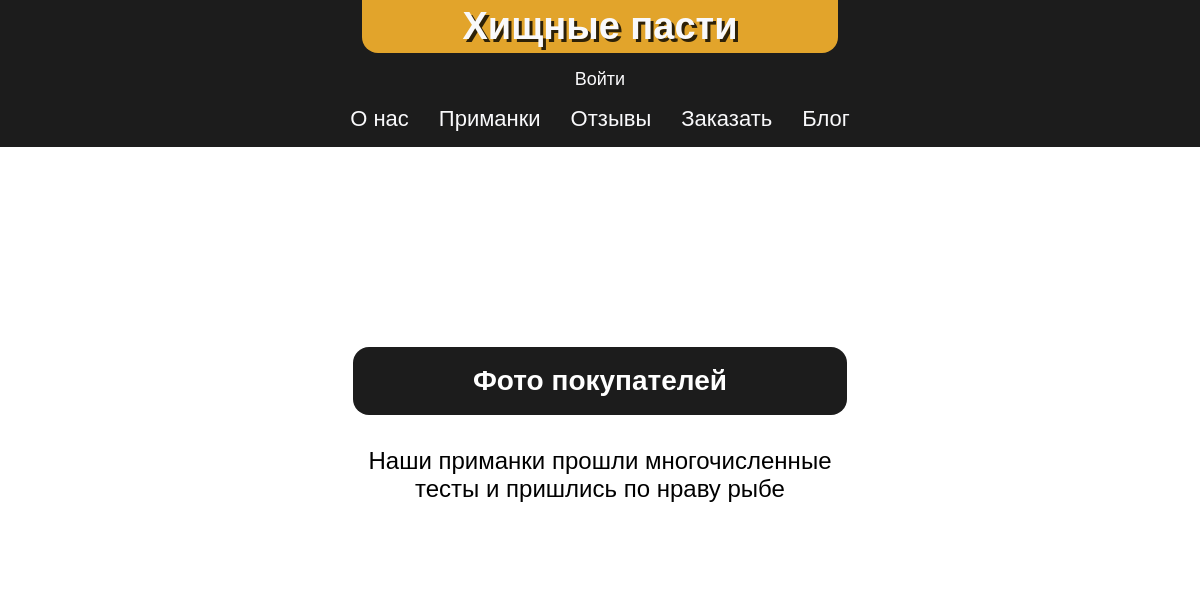
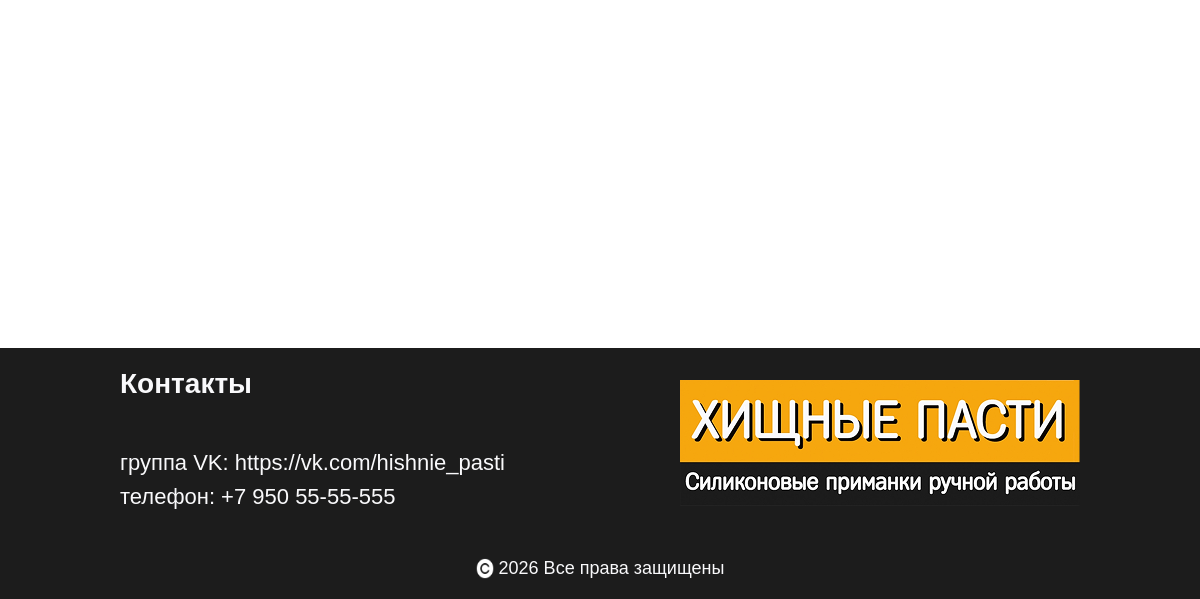
Before: /feedback/ with the older database file (2 pictures, top to bottom).
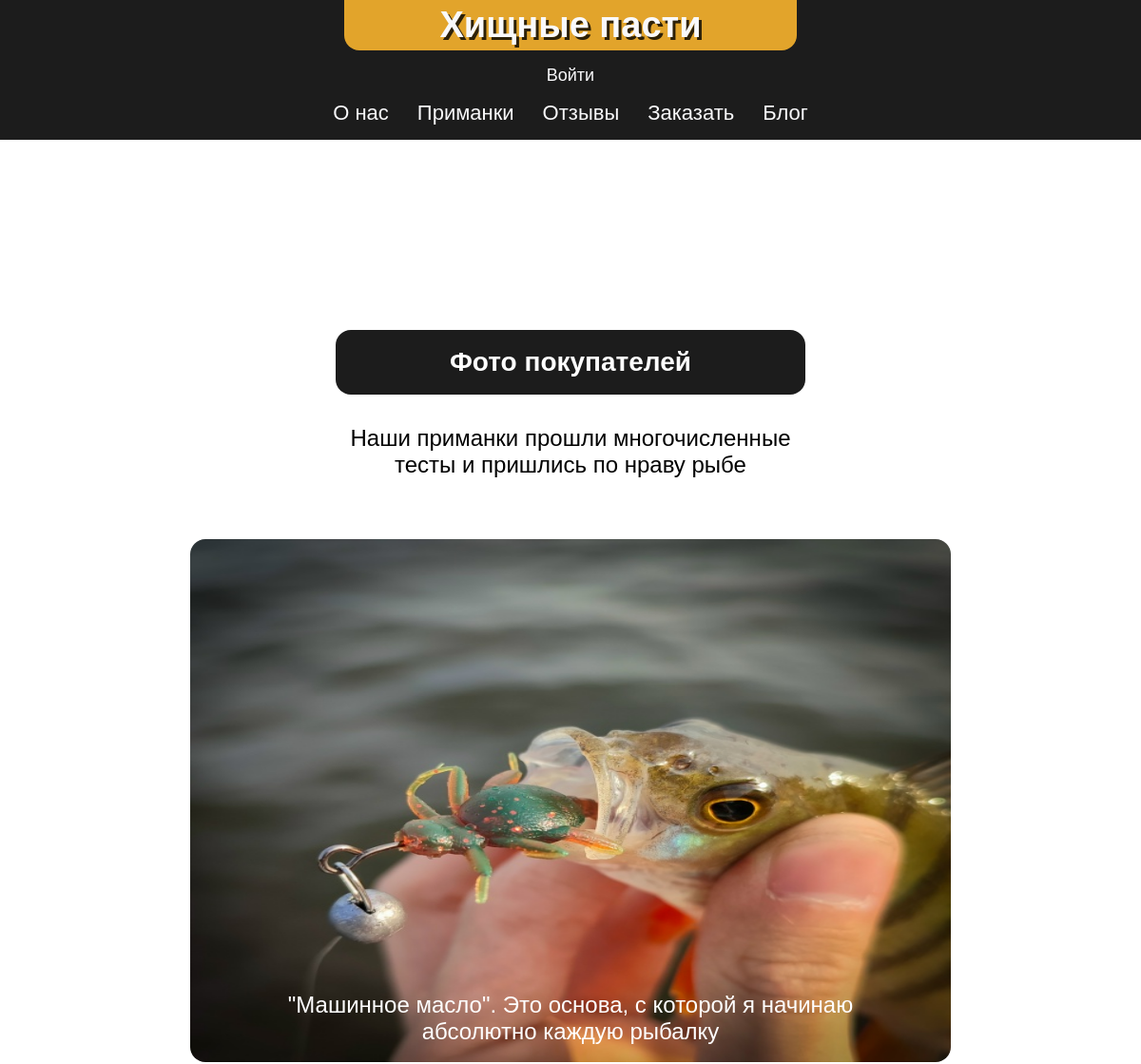
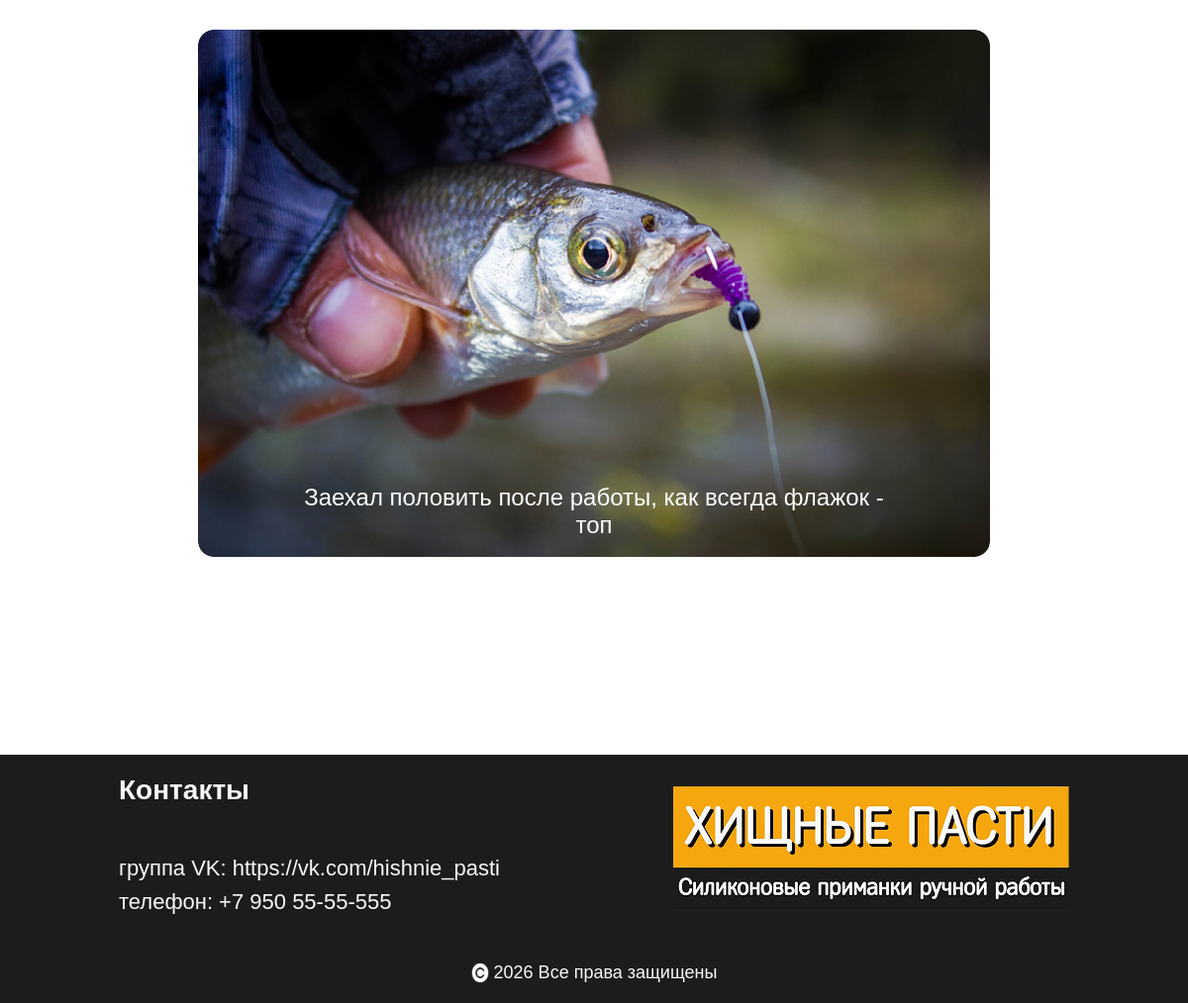
After: the same page with the newer database file (2 pictures, top to bottom).
### main/models.py (models this page shows, shortened)
class Review(models.Model):
    text = models.TextField(verbose_name="Текст отзыва")
    image = models.ImageField(upload_to='reviews/', blank=True, null=True, verbose_name="Изображение")
    created_at = models.DateTimeField(auto_now_add=True, verbose_name="Дата создания")
    status = models.BooleanField(default=False, verbose_name="Опубликован")
    class Meta:
        verbose_name = "Отзыв"
        verbose_name_plural = "Отзывы"
        ordering = ['-created_at']

### main/views.py (the view)
# urls.py: path('feedback/', views.feedbackPage, name='feedback'),
def feedbackPage(request):
    reviews = Review.objects.filter(status=True).order_by('-created_at')
    return render(request, 'feedback.html', {'reviews': reviews})

### main/templates/feedback.html
{% extends "layout.html" %}
{% load static %}
{% block head %}
<link rel="stylesheet" href="{% static 'css/feedback.css' %}">
{% endblock %}
{% block content %}
<div class="container">
    <div class="feedback-block">
        <div class="feedback-block-info">
            <div class="title-block">
                <h2>Фото покупателей</h2>
            </div>
            <p>Наши приманки прошли многочисленные тесты и пришлись по нраву рыбе</p>
        </div>
        <div>
            <ul class="review-list">
                {% for review in reviews %}
                    <li class="review-block">
                        <img class="review-list-item" src="{{ review.image.url }}">
                        <p class="review-text">{{ review.text }}</p>
                    </li>
                {% endfor %}
            </ul>
        </div>
    </div>
</div>
{% endblock %}

### main/templates/layout.html (shortened to what this page needs)
{% load static %}
<!DOCTYPE html>
<html lang="en">
<head>
    <link rel="stylesheet" href="{% static 'css/base.css' %}">
    <link rel="stylesheet" href="{% static 'css/home.css' %}">
    <link rel="stylesheet" href="{% static 'css/menu.css' %}">
    {% block head %}
    {% endblock %}
</head>
<body>
    <header>
        <div class="container">
            <div class="header-content">
                <div class="header-info">
                    <div class="header-title">
                        <div class="header-title-main">
                            <h1>Хищные пасти</h1>
                        </div>
                    </div>
                    {% if user.is_authenticated %}
                    <div class="user-block">
                        <svg width="24" height="24" viewBox="0 0 24 24" fill="none" xmlns="http://www.w3.org/2000/svg">
                            <path
                                d="M20 21C20 18.2386 16.4183 16 12 16C7.58172 16 4 18.2386 4 21M12 13C9.23858 13 7 10.7614 7 8C7 5.23858 9.23858 3 12 3C14.7614 3 17 5.23858 17 8C17 10.7614 14.7614 13 12 13Z"
                                stroke="white" stroke-width="2" stroke-linecap="round" stroke-linejoin="round" />
                        </svg>
                        <p>{{ user.username }}</p>
                        <p>|</p>
                        <form method="post" action="{% url 'logout' %}">
                            {% csrf_token %}
                            <button class="logout-btn" type="submit">Выйти</button>
                        </form>
                    </div>
                    {% else %}
                    <div class="user-block">
                        <a href="/accounts/login">Войти</a>
                    </div>
                    {% endif %}
                    <nav class="header-nav">
                        <ul class="header-nav-list">
                            <li>
                                <a href="/">О нас </a>
                            </li>
                            <li>
                                <a href="/works">Приманки</a>
                            </li>
                            <li>
                                <a href="/feedback">Отзывы</a>
                            </li>
                            <li>
                                <a href="/order">Заказать</a>
                            </li>
                            <li>
                                <a href="/blog">Блог</a>
                            </li>
                        </ul>
                    </nav>
                </div>
            </div>
        </div>
    </header>
    <main>
        {% block content %}
        {% endblock %}
    </main>
    <footer id="contacts">
        <div class="container">
            <div class="footer-block">
                <div class="footer-content-block">
                    <div>
                        <h2>Контакты</h2>
                        <p>группа VK: https://vk.com/hishnie_pasti</p>
                        <p>телефон: +7 950 55-55-555</p>
                    </div>
                    <img src="{% static 'images/text-logo.png' %}">
                </div>
                <div class="footer-copyright">
                    <img src="{% static 'images/copyright.png' %}">
                    <p>2026 Все права защищены</p>
                </div>
            </div>
        </div>
    </footer>
</body>
</html>

### main/static/css/base.css (style rules this page uses)
html { scroll-behavior: smooth; }
body { font-family: "Fregat Regular", sans-serif; margin: 0; }
:root { --fc-primary: #212121; --fc-secondary: #FFF; --fc-spec-text: #6B6E6E; --dark-color: #1C1C1C; --main-color: #E2A42B; --main-color-lite: #FFC044; --lite-color: #F9F9FB; --bg-color: #FFF; --border-radius-value: 8px; --border-radius-second: 16px; --shadow: 5px 5px 5px rgba(0, 0, 0, 0.25); }
p, h1, h2, h3 { margin: 0; }
.container { width: 1200px; margin: 0 auto; flex: 1; }
footer { padding: 20px 25px; }
a { cursor: pointer; text-decoration: none; color: inherit; transition: color 0.4s, text-decoration 0.4s; }
ul { list-style-type: none; padding: 0; margin: 0; }
h2 { font-size: 28px; font-weight: bold; margin-bottom: 50px; }
header { background-color: #1C1C1C; color: var(--lite-color); }
main { min-height: 100vh; display: flex; flex-direction: column; gap: 120px; }
.header-content { display: flex; justify-content: space-between; }
.header-info { display: flex; flex-direction: column; align-items: center; justify-content: space-between; gap: 16px; }
.header-title { display: flex; flex-direction: column; align-items: center; gap: 5px; }
.header-title-main { background-color: var(--main-color); padding: 5px 100px; border-bottom-left-radius: 16px; border-bottom-right-radius: 16px; }
.header-title h1 { font-size: 38px; filter: drop-shadow(3px 3px 0px rgba(0, 0, 0, 0.8)); }
.title-block { width: max-content; padding: 18px 120px; background-color: var(--dark-color); border-radius: var(--border-radius-second); }
.title-block h2 { margin: 0; color: var(--fc-secondary); }
footer { background-color: var(--dark-color); }
.footer-block { display: flex; flex-direction: column; gap: 40px; }
.footer-content-block { display: flex; justify-content: space-between; align-items: center; flex-wrap: wrap; }
.footer-content-block, .footer-copyright { color: var(--lite-color); }
.footer-content-block p { font-size: 22px; margin-bottom: 8px; }
.footer-copyright { display: flex; align-self: center; gap: 5px; }
.footer-copyright img { width: 18px; }
.footer-copyright p { font-size: 18px; }
.user-block { display: flex; gap: 8px; align-items: center; }
.user-block a { font-size: 18px; }

### main/static/css/home.css (style rules this page uses)
@media screen and (max-width: 1201px) { .container { width: 960px; } }
@media screen and (max-width: 1201px) { .header-content { justify-content: center; } }

### main/static/css/menu.css (style rules this page uses)
.header-nav-list { display: flex; gap: 30px; justify-content: center; margin-bottom: 15px; }
.header-nav-list a { font-size: 22px; }

### main/static/css/feedback.css (style rules this page uses)
.feedback-block { display: flex; flex-direction: column; align-items: center; gap: 64px; margin: 200px 0px; }
.feedback-block-info { display: flex; flex-direction: column; align-items: center; gap: 32px; }
.feedback-block-info p { max-width: 500px; text-align: center; font-size: 24px; }
.review-list { display: flex; flex-direction: column; gap: 32px; }
.review-list img { width: 100%; max-width: 800px; max-height: 550px; border-radius: 16px; object-fit: fill; }
.review-block { position: relative; display: flex; }
.review-text { position: absolute; display: flex; align-self: center; padding: 0px 50px; margin: 0 auto; left: 0; right: 0; bottom: 18px; margin: auto; max-width: 600px; font-size: 24px; text-align: center; color: var(--fc-secondary); }

Changed rows visible on the page:
now on this page (row edited): Review: image (picture), text "\"Машинное масло\". Это основа, с которой я начинаю абсолютно каждую рыбалку"
now on this page (row edited): Review: image (picture), text "Заехал половить после работы, как всегда флажок - топ"
